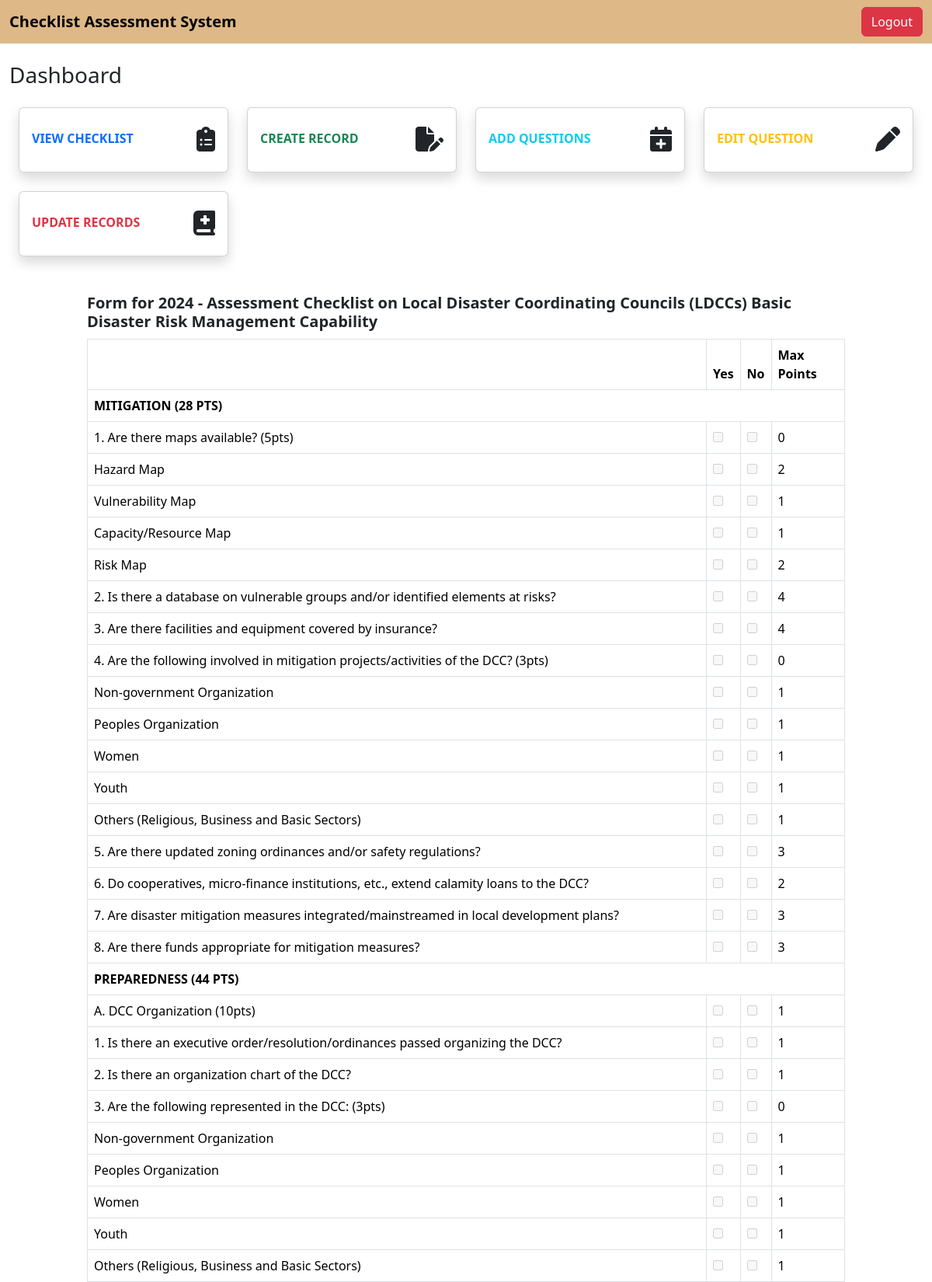
Page /view_questions.php (upper part) on the committed database.
### tables this page shows
CREATE TABLE `checklist_result` (
  `checklist_id` int(11) NOT NULL,
  `questions_id` int(11) NOT NULL,
  `result_yes` varchar(255) NOT NULL,
  `result_no` varchar(255) NOT NULL
);

CREATE TABLE `checklist` (
  `checklist_id` int(11) NOT NULL,
  `year` varchar(255) NOT NULL
);

CREATE TABLE `questions` (
  `questions_id` int(11) NOT NULL,
  `group` varchar(255) NOT NULL,
  `display_text` varchar(255) NOT NULL,
  `max_points` int(50) NOT NULL
);

### view_questions.php (the view, shortened to what this page needs)
<?php
include 'header.php';
include 'sidebar.php';
$itemsPerPage = 1;
$currentChecklistPage = isset($_GET['checklist_page']) ? (int)$_GET['checklist_page'] : 1;
$offset = ($currentChecklistPage - 1) * $itemsPerPage;
$getDistinctChecklistIdsStmt = $pdo->prepare('SELECT DISTINCT checklist_id FROM checklist ORDER BY checklist_id LIMIT :offset, :itemsPerPage');
$getDistinctChecklistIdsStmt->bindParam(':offset', $offset, PDO::PARAM_INT);
$getDistinctChecklistIdsStmt->bindParam(':itemsPerPage', $itemsPerPage, PDO::PARAM_INT);
$getDistinctChecklistIdsStmt->execute();
$distinctChecklistIds = $getDistinctChecklistIdsStmt->fetchAll(PDO::FETCH_COLUMN);
?>
<article class="my-article">
    <?php foreach ($distinctChecklistIds as $checklistId) : ?>
        <div>
            <?php
            $getChecklistContentStmt = $pdo->prepare('
                SELECT q.group, q.display_text, q.max_points, cr.checklist_id, cr.questions_id, cr.result_yes, cr.result_no, c.year
                FROM checklist_result cr
                JOIN questions q ON cr.questions_id = q.questions_id
                JOIN checklist c ON cr.checklist_id = c.checklist_id
                WHERE cr.checklist_id = :checklistId
            ');
            $getChecklistContentStmt->bindParam(':checklistId', $checklistId, PDO::PARAM_INT);
            $getChecklistContentStmt->execute();
            $checklistContent = $getChecklistContentStmt->fetchAll(PDO::FETCH_ASSOC);
            ?>
            <form method="post" action="">
                <?php if (!empty($checklistContent)) : ?>
                    <h5><strong>Form for <?php echo htmlspecialchars($checklistContent[0]['year']); ?></strong></h5>
                    <table class="table table-bordered">
                        <thead>
                            <tr>
                                <th></th>
                                <th>Yes</th>
                                <th>No</th>
                                <th>Max Points</th>
                            </tr>
                        </thead>
                        <tbody>
                            <?php
                            $currentGroup = null;
                            foreach ($checklistContent as $content) {
                                if ($currentGroup !== $content['group']) {
                                    echo '<tr><td colspan="5"><strong>' . htmlspecialchars($content['group']) . '</strong></td></tr>';
                                    $currentGroup = $content['group'];
                                }
                            ?>
                                <tr>
                                    <td><?php echo htmlspecialchars($content['display_text']); ?></td>
                                    <td class="checkbox1">
                                        <input type="checkbox" name="result_yes" disabled>
                                    </td>
                                    <td class="checkbox2">
                                        <input type="checkbox" name="result_no" disabled>
                                    </td>
                                    <td><?php echo htmlspecialchars($content['max_points']); ?></td>
                                </tr>
                            <?php } ?>
                        </tbody>
                    </table>
                <?php else : ?>
                    <p>No data available for this checklist ID.</p>
                <?php endif; ?>
            </form>
            <br>
        </div>
    <?php endforeach; ?>
</article>
<?php include 'footer.php'; ?>

### resources/css/style.css (style rules this page uses)
body { background-color: white; }
.my-article { margin-left: 100px; margin-right: 100px; }
table { width: 100%; border-collapse: collapse; margin-top: 10px; }
table, th, td { border: 1px solid #ddd; }
th, td { padding: 8px; text-align: left; }

### resources/css/sidebar.css (style rules this page uses)
body { background-color:white; }

### rows in the picture
checklist_result: checklist.year "2024 - Assessment Checklist on Local Disaster Coordinating Councils (LDCCs) Basic Disaster Risk Management Capability", questions.group "MITIGATION (28 PTS)", questions.display_text "1. Are there maps available? (5pts)", questions.max_points "0"
checklist_result: questions.display_text "Hazard Map", questions.max_points "2"
checklist_result: questions.display_text "Vulnerability Map", questions.max_points "1"
checklist_result: questions.display_text "Capacity/Resource Map", questions.max_points "1"
checklist_result: questions.display_text "Risk Map", questions.max_points "2"
checklist_result: questions.display_text "2. Is there a database on vulnerable groups and/or identified elements at risks?", questions.max_points "4"
checklist_result: questions.display_text "3. Are there facilities and equipment covered by insurance?", questions.max_points "4"
checklist_result: questions.display_text "4. Are the following involved in mitigation projects/activities of the DCC? (3pts)", questions.max_points "0"
checklist_result: questions.display_text "Non-government Organization", questions.max_points "1"
checklist_result: questions.display_text "Peoples Organization", questions.max_points "1"
checklist_result: questions.display_text "Women", questions.max_points "1"
checklist_result: questions.display_text "Youth", questions.max_points "1"
checklist_result: questions.display_text "Others (Religious, Business and Basic Sectors)", questions.max_points "1"
checklist_result: questions.display_text "5. Are there updated zoning ordinances and/or safety regulations?", questions.max_points "3"
checklist_result: questions.display_text "6. Do cooperatives, micro-finance institutions, etc., extend calamity loans to the DCC?", questions.max_points "2"
checklist_result: questions.display_text "7. Are disaster mitigation measures integrated/mainstreamed in local development plans?", questions.max_points "3"
checklist_result: questions.display_text "8. Are there funds appropriate for mitigation measures?", questions.max_points "3"
checklist_result: questions.group "PREPAREDNESS (44 PTS)", questions.display_text "A. DCC Organization (10pts)", questions.max_points "1"
checklist_result: questions.display_text "1. Is there an executive order/resolution/ordinances passed organizing the DCC?", questions.max_points "1"
checklist_result: questions.display_text "2. Is there an organization chart of the DCC?", questions.max_points "1"
checklist_result: questions.display_text "3. Are the following represented in the DCC: (3pts)", questions.max_points "0"
checklist_result: questions.display_text "Non-government Organization", questions.max_points "1"
checklist_result: questions.display_text "Peoples Organization", questions.max_points "1"
checklist_result: questions.display_text "Women", questions.max_points "1"
checklist_result: questions.display_text "Youth", questions.max_points "1"
checklist_result: questions.display_text "Others (Religious, Business and Basic Sectors)", questions.max_points "1"
